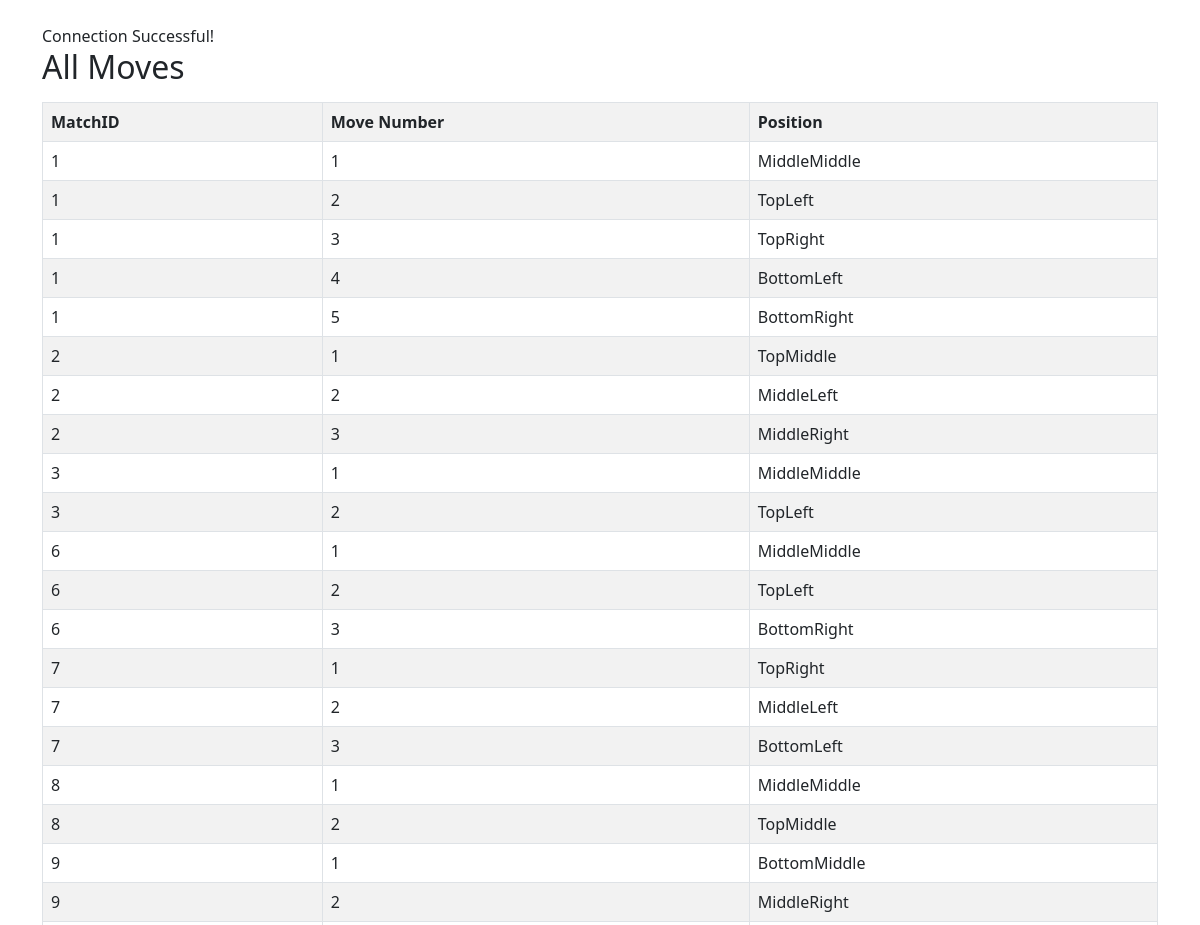
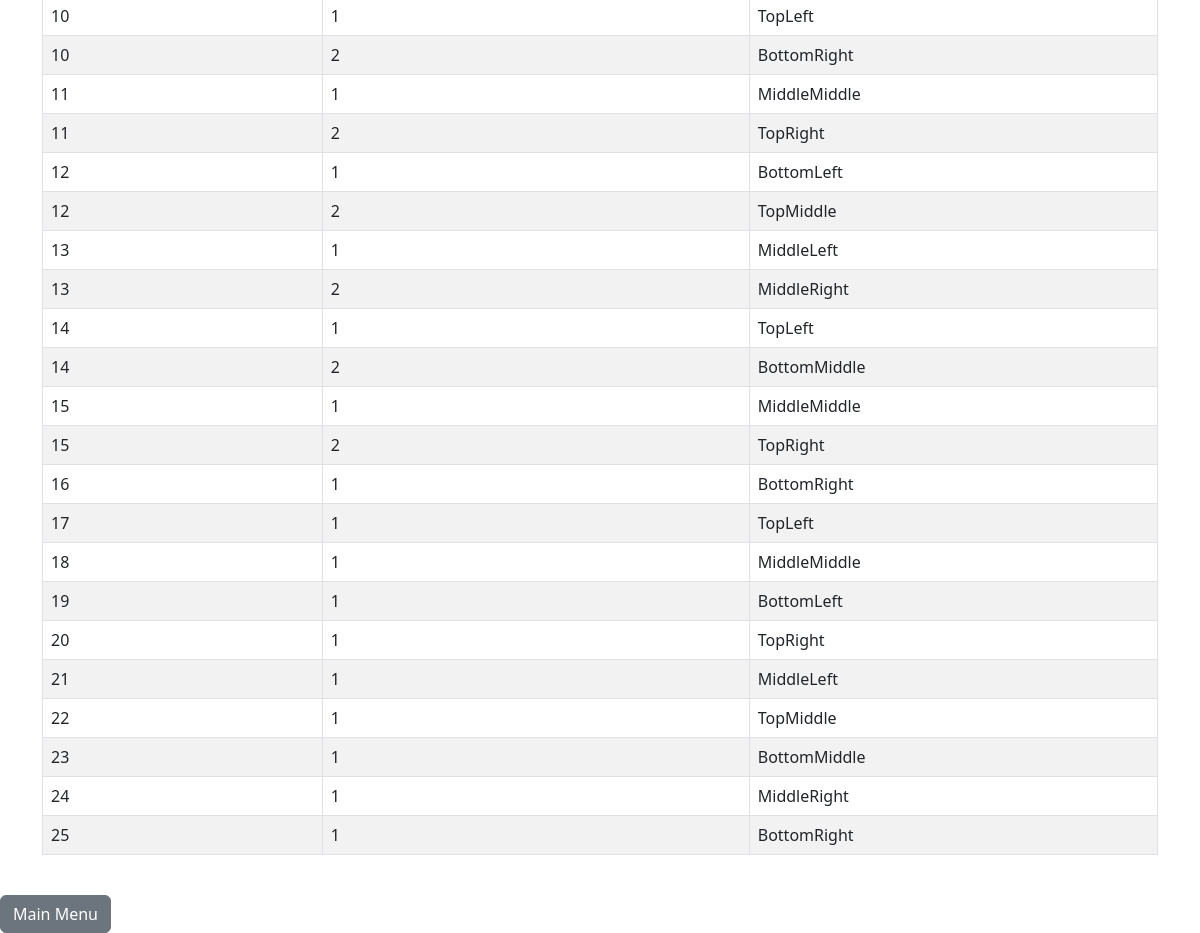
Page /queries/display_moves.php on the committed database (2 pictures, top to bottom).
### tables this page shows
CREATE TABLE Move_MadeIn (
    MatchID INT,
    Move_Number INT,
    Position VARCHAR(20),
    PRIMARY KEY (MatchID, Move_Number),
    FOREIGN KEY (MatchID) REFERENCES Match_Contained(MatchID)
        ON DELETE CASCADE
        ON UPDATE CASCADE
);

### queries/display_moves.php (the view, shortened to what this page needs)
<?php
$servername = "localhost";
$username   = "root";
$password   = "";
$database   = "tictactoe";
$conn = new mysqli($servername, $username, $password, $database);
if ($conn->connect_error) {
	die("Connection failed: " . $conn->connect_error);
} else {
	echo "<link rel='stylesheet' href='https://cdn.jsdelivr.net/npm/bootstrap@5.3.0/dist/css/bootstrap.min.css'>";
	echo "<div class='container mt-4'>";
	echo "Connection Successful! <br>";
}
$query = "SELECT MatchID, Move_Number, Position
          FROM Move_MadeIn
          ORDER BY MatchID, Move_Number";
$result = $conn->query($query);
echo "<h2>All Moves</h2>";
if ($result->num_rows > 0) {
	echo "<table class='table table-bordered table-striped mt-3'>";
	echo "<tr><th>MatchID</th><th>Move Number</th><th>Position</th></tr>";
	while ($row = $result->fetch_assoc()) {
		echo "<tr>
			<td>" . $row["MatchID"] . "</td>
			<td>" . $row["Move_Number"] . "</td>
			<td>" . $row["Position"] . "</td>
		</tr>";
	}
	echo "</table>";
} else {
	echo "No moves found.";
}
echo "</div><br><a class='btn btn-secondary' href='../index.php'>Main Menu</a>";
?>

### rows in the picture
move_madein: MatchID "1", Move_Number "1", Position "MiddleMiddle"
move_madein: MatchID "1", Move_Number "2", Position "TopLeft"
move_madein: MatchID "1", Move_Number "3", Position "TopRight"
move_madein: MatchID "1", Move_Number "4", Position "BottomLeft"
move_madein: MatchID "1", Move_Number "5", Position "BottomRight"
move_madein: MatchID "2", Move_Number "1", Position "TopMiddle"
move_madein: MatchID "2", Move_Number "2", Position "MiddleLeft"
move_madein: MatchID "2", Move_Number "3", Position "MiddleRight"
move_madein: MatchID "3", Move_Number "1", Position "MiddleMiddle"
move_madein: MatchID "3", Move_Number "2", Position "TopLeft"
move_madein: MatchID "6", Move_Number "1", Position "MiddleMiddle"
move_madein: MatchID "6", Move_Number "2", Position "TopLeft"
move_madein: MatchID "6", Move_Number "3", Position "BottomRight"
move_madein: MatchID "7", Move_Number "1", Position "TopRight"
move_madein: MatchID "7", Move_Number "2", Position "MiddleLeft"
move_madein: MatchID "7", Move_Number "3", Position "BottomLeft"
move_madein: MatchID "8", Move_Number "1", Position "MiddleMiddle"
move_madein: MatchID "8", Move_Number "2", Position "TopMiddle"
move_madein: MatchID "9", Move_Number "1", Position "BottomMiddle"
move_madein: MatchID "9", Move_Number "2", Position "MiddleRight"
move_madein: MatchID "10", Move_Number "1", Position "TopLeft"
move_madein: MatchID "10", Move_Number "2", Position "BottomRight"
move_madein: MatchID "11", Move_Number "1", Position "MiddleMiddle"
move_madein: MatchID "11", Move_Number "2", Position "TopRight"
move_madein: MatchID "12", Move_Number "1", Position "BottomLeft"
move_madein: MatchID "12", Move_Number "2", Position "TopMiddle"
move_madein: MatchID "13", Move_Number "1", Position "MiddleLeft"
move_madein: MatchID "13", Move_Number "2", Position "MiddleRight"
move_madein: MatchID "14", Move_Number "1", Position "TopLeft"
move_madein: MatchID "14", Move_Number "2", Position "BottomMiddle"
move_madein: MatchID "15", Move_Number "1", Position "MiddleMiddle"
move_madein: MatchID "15", Move_Number "2", Position "TopRight"
move_madein: MatchID "16", Move_Number "1", Position "BottomRight"
move_madein: MatchID "17", Move_Number "1", Position "TopLeft"
move_madein: MatchID "18", Move_Number "1", Position "MiddleMiddle"
move_madein: MatchID "19", Move_Number "1", Position "BottomLeft"
move_madein: MatchID "20", Move_Number "1", Position "TopRight"
move_madein: MatchID "21", Move_Number "1", Position "MiddleLeft"
move_madein: MatchID "22", Move_Number "1", Position "TopMiddle"
move_madein: MatchID "23", Move_Number "1", Position "BottomMiddle"
move_madein: MatchID "24", Move_Number "1", Position "MiddleRight"
move_madein: MatchID "25", Move_Number "1", Position "BottomRight"
